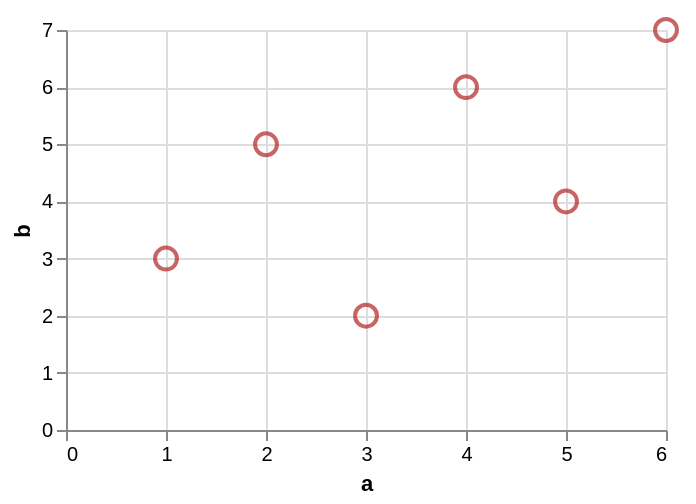

Write a Vega-Lite specification for this figure.
### Vega-Lite specification from a JSON file in a GitHub repository (floating-point values rounded to 4 significant figures)
{"$schema": "https://vega.github.io/schema/vega-lite/v6.json", "data": {"values": [{"a": 1, "b": 3, "c": "x", "d": "2020-01-01"}, {"a": 2, "b": 5, "c": "y", "d": "2020-03-01"}, {"a": 3, "b": 2, "c": "x", "d": "2020-06-01"}, {"a": 4, "b": 6, "c": "z", "d": "2020-09-01"}, {"a": 5, "b": 4, "c": "y", "d": "2021-01-01"}, {"a": 6, "b": 7, "c": "z", "d": "2021-04-01"}]}, "width": 300, "height": 200, "params": [{"name": "p1", "select": {"type": "point", "fields": ["c"]}}, {"name": "b1", "select": "interval"}], "mark": "point", "encoding": {"x": {"field": "a", "type": "quantitative"}, "y": {"field": "b", "type": "quantitative"}, "color": {"condition": {"param": "p1", "value": "firebrick"}, "value": "lightgray"}, "size": {"condition": {"param": "b1", "value": 120}, "value": 30}}}
